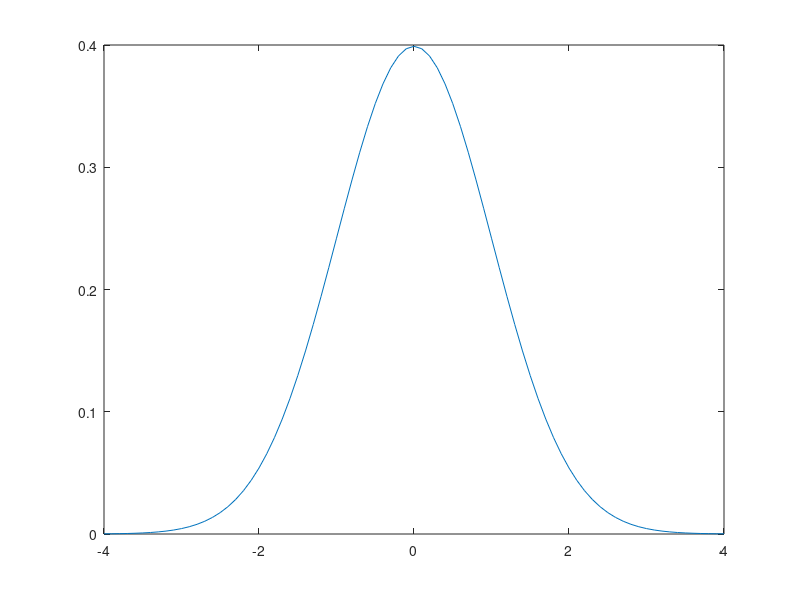

Write MATLAB code to recreate this figure. (Note: this script raises an error after producing the figure.)
clc;
clear all；
x=-4:0.1:4;
y1=normpdf(x,0,1);

n=norminv(1-0.01,0,1);
n=1.5;
x2 = -4:0.1:1.5;

y2 = normpdf(x2,0,1);

figure;
plot(x,y1);
xline(n,'--r');

grid;

hold on;
area(x2,y2,'LineStyle','--', 'FaceColor', '#0072BD');

xlabel('Z')
ylabel('L')
legend({'regular normal distribution', 'distribution line', 'Selected Area'});